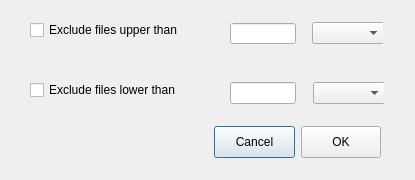
<?xml version="1.0" encoding="UTF-8"?>
<ui version="4.0">
 <class>SizeLimitDialog</class>
 <widget class="QDialog" name="SizeLimitDialog">
  <property name="geometry">
   <rect>
    <x>0</x>
    <y>0</y>
    <width>415</width>
    <height>180</height>
   </rect>
  </property>
  <property name="minimumSize">
   <size>
    <width>415</width>
    <height>180</height>
   </size>
  </property>
  <property name="maximumSize">
   <size>
    <width>415</width>
    <height>180</height>
   </size>
  </property>
  <property name="windowTitle">
   <string>Exclude sizes</string>
  </property>
  <property name="styleSheet">
   <string notr="true"/>
  </property>
  <widget class="QWidget" name="bLayout" native="true">
   <property name="geometry">
    <rect>
     <x>10</x>
     <y>122</y>
     <width>381</width>
     <height>41</height>
    </rect>
   </property>
   <property name="minimumSize">
    <size>
     <width>0</width>
     <height>0</height>
    </size>
   </property>
   <property name="maximumSize">
    <size>
     <width>16777215</width>
     <height>16777215</height>
    </size>
   </property>
   <property name="styleSheet">
    <string notr="true"/>
   </property>
   <layout class="QHBoxLayout" name="horizontalLayout_2">
    <property name="leftMargin">
     <number>0</number>
    </property>
    <property name="rightMargin">
     <number>10</number>
    </property>
    <item>
     <spacer name="horizontalSpacer">
      <property name="orientation">
       <enum>Qt::Horizontal</enum>
      </property>
      <property name="sizeHint" stdset="0">
       <size>
        <width>206</width>
        <height>13</height>
       </size>
      </property>
     </spacer>
    </item>
    <item>
     <widget class="QPushButton" name="bCancel">
      <property name="sizePolicy">
       <sizepolicy hsizetype="Minimum" vsizetype="Fixed">
        <horstretch>0</horstretch>
        <verstretch>0</verstretch>
       </sizepolicy>
      </property>
      <property name="minimumSize">
       <size>
        <width>81</width>
        <height>32</height>
       </size>
      </property>
      <property name="text">
       <string>Cancel</string>
      </property>
     </widget>
    </item>
    <item>
     <widget class="QPushButton" name="bOK">
      <property name="minimumSize">
       <size>
        <width>0</width>
        <height>32</height>
       </size>
      </property>
      <property name="maximumSize">
       <size>
        <width>81</width>
        <height>16777215</height>
       </size>
      </property>
      <property name="styleSheet">
       <string notr="true"/>
      </property>
      <property name="text">
       <string>OK</string>
      </property>
     </widget>
    </item>
   </layout>
  </widget>
  <widget class="QCheckBox" name="cExcludeUpperThan">
   <property name="geometry">
    <rect>
     <x>30</x>
     <y>20</y>
     <width>176</width>
     <height>20</height>
    </rect>
   </property>
   <property name="text">
    <string>Exclude files upper than</string>
   </property>
  </widget>
  <widget class="QCheckBox" name="cExcludeLowerThan">
   <property name="geometry">
    <rect>
     <x>30</x>
     <y>80</y>
     <width>174</width>
     <height>20</height>
    </rect>
   </property>
   <property name="text">
    <string>Exclude files lower than</string>
   </property>
  </widget>
  <widget class="QWidget" name="layoutWidget">
   <property name="geometry">
    <rect>
     <x>230</x>
     <y>20</y>
     <width>153</width>
     <height>27</height>
    </rect>
   </property>
   <layout class="QHBoxLayout" name="horizontalLayout">
    <property name="spacing">
     <number>16</number>
    </property>
    <item>
     <widget class="QLineEdit" name="eUpperThan">
      <property name="minimumSize">
       <size>
        <width>66</width>
        <height>21</height>
       </size>
      </property>
      <property name="maximumSize">
       <size>
        <width>16777215</width>
        <height>21</height>
       </size>
      </property>
      <property name="text">
       <string/>
      </property>
      <property name="maxLength">
       <number>4</number>
      </property>
      <property name="alignment">
       <set>Qt::AlignRight|Qt::AlignTrailing|Qt::AlignVCenter</set>
      </property>
     </widget>
    </item>
    <item>
     <widget class="QComboBox" name="cbExcludeUpperUnit">
      <property name="minimumSize">
       <size>
        <width>73</width>
        <height>21</height>
       </size>
      </property>
      <property name="maximumSize">
       <size>
        <width>73</width>
        <height>16777215</height>
       </size>
      </property>
     </widget>
    </item>
   </layout>
  </widget>
  <widget class="QWidget" name="layoutWidget">
   <property name="geometry">
    <rect>
     <x>230</x>
     <y>80</y>
     <width>154</width>
     <height>27</height>
    </rect>
   </property>
   <layout class="QHBoxLayout" name="horizontalLayout_3">
    <property name="spacing">
     <number>17</number>
    </property>
    <item>
     <widget class="QLineEdit" name="eLowerThan">
      <property name="minimumSize">
       <size>
        <width>66</width>
        <height>0</height>
       </size>
      </property>
      <property name="maximumSize">
       <size>
        <width>16777215</width>
        <height>16777215</height>
       </size>
      </property>
      <property name="maxLength">
       <number>4</number>
      </property>
      <property name="alignment">
       <set>Qt::AlignRight|Qt::AlignTrailing|Qt::AlignVCenter</set>
      </property>
     </widget>
    </item>
    <item>
     <widget class="QComboBox" name="cbExcludeLowerUnit">
      <property name="minimumSize">
       <size>
        <width>73</width>
        <height>21</height>
       </size>
      </property>
      <property name="maximumSize">
       <size>
        <width>73</width>
        <height>16777215</height>
       </size>
      </property>
     </widget>
    </item>
   </layout>
  </widget>
 </widget>
 <resources/>
 <connections/>
</ui>
